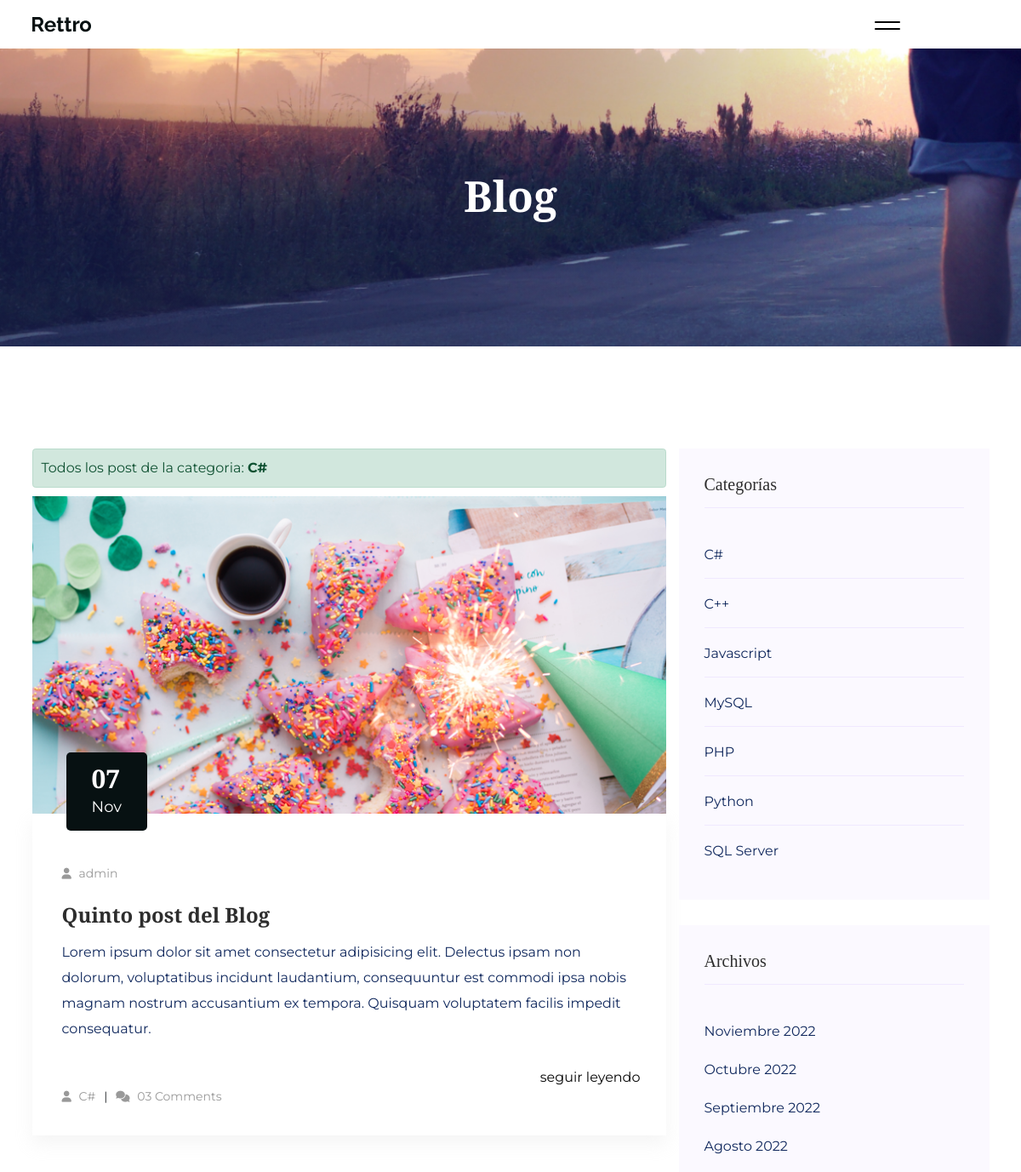
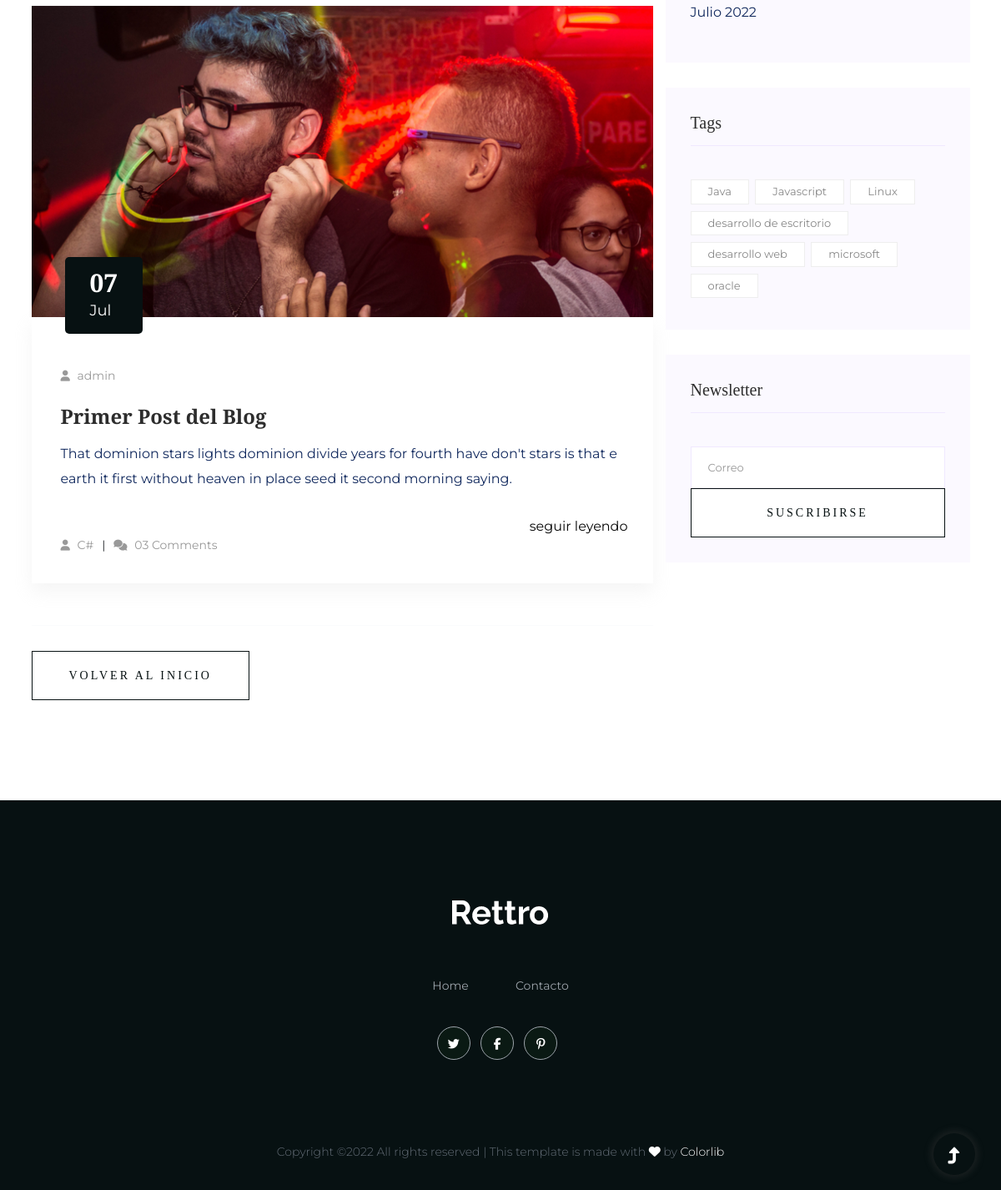
Page /category/2 on the committed database (2 pictures, top to bottom).
### core/models.py (models this page shows, shortened)
class Category(models.Model):
    name = models.CharField(max_length=200, unique=True, verbose_name='Nombre')
    active = models.BooleanField(default=True, verbose_name='Activo')
    created = models.DateTimeField(auto_now_add=True, verbose_name='Fecha de creación')
    updated = models.DateTimeField(auto_now=True, verbose_name='Fecha de modificación')
    class Meta:
        verbose_name= 'Categoria'
        verbose_name_plural = 'Categorias'
        ordering = ['name']
    def __str__(self):
        return self.name

class Post(models.Model):
    title = models.CharField(max_length=250, verbose_name='Titulo')
    excerp = models.TextField(verbose_name='Bajada')
    content = RichTextField(verbose_name='Contenido')
    image = models.ImageField(upload_to='post', null=True, blank=True, verbose_name='Imagen')
    published = models.BooleanField(default=False, verbose_name='Publicado')
    category = models.ForeignKey(Category, on_delete=models.CASCADE,related_name='get_posts',verbose_name='Categoría')
    author = models.ForeignKey(User, on_delete=models.CASCADE,related_name='get_posts', verbose_name='Author')
    tags = models.ManyToManyField(Tag, verbose_name='Etiquetas')
    created = models.DateTimeField(auto_now_add=True, verbose_name='Fecha de creación')
    updated = models.DateTimeField(auto_now=True, verbose_name='Fecha de modificación')
    class Meta:
        verbose_name= 'Publicación'
        verbose_name_plural = 'Publicaciones'
        ordering = ['-created']

class Tag(models.Model):
    name = models.CharField(max_length=200, unique=True, verbose_name='Nombre')
    active = models.BooleanField(default=True, verbose_name='Activo')
    created = models.DateTimeField(auto_now_add=True, verbose_name='Fecha de creación')
    updated = models.DateTimeField(auto_now=True, verbose_name='Fecha de modificación')
    class Meta:
        verbose_name= 'Etiqueta'
        verbose_name_plural = 'Etiquetas'
        ordering = ['name']

class Link(models.Model):
    key = models.CharField(max_length=100, verbose_name='Key Link')
    name = models.CharField(max_length=120, verbose_name='Red Social')
    url = models.URLField(max_length=350, blank=True, null=True, verbose_name='Enlace')
    icon = models.CharField(max_length=100, blank=True, null=True, verbose_name='Icono')
    created = models.DateTimeField(auto_now_add=True, verbose_name='Fecha de creación')
    updated = models.DateTimeField(auto_now=True, verbose_name='Fecha de modificación')
    class Meta:
        verbose_name= 'Red Social'
        verbose_name_plural = 'Redes Sociales'
        ordering = ['name']

### core/views.py (the view)
# urls.py: path('category/<int:category_id>',category, name="category"),
def category(request, category_id):
    title = 'Blog'
    try:
        category = get_object_or_404(Category, id=category_id)
        return render(request,'core/category.html',{
        'title' : title,
        'category': category,
    })
    except:
        return render(request, 'core/404.html')

### core/processors.py (called while the page is built)
def ctx_dic_about(request):
    ctx_about = {}
    ctx_about['ABOUT'] = About.objects.latest('created')
    return ctx_about

def ctx_dic_category(request):
    ctx_category = {}
    ctx_category['categories'] = Category.objects.filter(active=True)
    return ctx_category

def ctx_dic_tag(request):
    ctx_tags = {}
    ctx_tags['tag'] = Tag.objects.filter(active=True)
    return ctx_tags

def ctx_dic_link(request):
    ctx_link = {}
    links = Link.objects.all()
    for link in links:
        ctx_link[link.key] = {'url':link.url,'icon':link.icon}
    return ctx_link

def ctx_dic_history(request):
    ctx_history = {}
    ctx_history['dates'] = Post.objects.dates('created', 'month', order='DESC').distinct()
    return ctx_history

### templates/core/category.html (shortened to what this page needs)
{% extends 'layouts/core/base.html' %}
{% load static %}
{% block content %}
                <div class="col-lg-8 mb-5 mb-lg-0">
                    <div class="alert alert-success" role="alert">
                        Todos los post de la categoria: <strong>{{ category }}</strong>
                    </div>
                    <div class="blog_left_sidebar">
                        {% for p in category.get_posts.all %}
                        <article class="blog_item">
                            <div class="blog_item_img">
                                <img class="card-img rounded-0" src="{{ p.image.url }}" alt="">
                                <a href="#" class="blog_item_date">
                                    <h3>{{p.created|date:"d"}}</h3>
                                    <p>{{p.created|date:"M"}}</p>
                                </a>
                            </div>
                            <div class="blog_details">
                                <ul class="blog-info-link">
                                    <li><a href="{% url 'author' p.author.id %}"><i class="fa fa-user"></i> {{ p.author }}</a></li>
                                </ul>
                                <br>
                                <a class="d-inline-block" href="{% url 'detail' p.id %}">
                                    <h2 class="blog-head" style="color: #2d2d2d;">{{p.title}}</h2>
                                </a>
                                <p>{{ p.excerp }}</p>
                                <div class="desc">
                                    <div class="d-flex justify-content-between">
                                        <div class="reply-btn">
                                            <a href="#" class="btn-reply">seguir leyendo</a>
                                        </div>
                                    </div>
                                </div>
                                <ul class="blog-info-link">
                                    <li><a href="{% url 'category' p.category.id %}"><i class="fa fa-user"></i> {{ p.category }}</a></li>
                                    <li><a href="#"><i class="fa fa-comments"></i> 03 Comments</a></li>
                                </ul>
                            </div>
                        </article>
                        {% empty %}
                        <div class="alert alert-danger" role="alert">
                            No hay post para la categoria: <strong>{{ category }}</strong>
                        </div>
                        {% endfor %}
                        <hr>
                        <div class="desc">
                            <div class="d-flex justify-content-between">
                                <div class="d-flex align-items-center">
                                    <input type="button" class="button primary-bg text-white w-100 btn_1 boxed-btn" value="Volver al Inicio" onclick=" relocate_home()">
                                </div>
                            </div>
                        </div>
                    </div>
                </div>
{% endblock %}

### templates/layouts/core/base.html (shortened to what this page needs)
{% load static %}
<!DOCTYPE html>
<html lang="en" class="no-js" lang="zxx">
<head>
    <link href="https://maxcdn.bootstrapcdn.com/font-awesome/latest/css/font-awesome.min.css" rel="stylesheet"/>
    <link rel="stylesheet" href="{% static 'css/bootstrap.min.css' %}">
    <link rel="stylesheet" href="{% static 'css/owl.carousel.min.css' %}">
    <link rel="stylesheet" href="{% static 'css/slicknav.css' %}">
    <link rel="stylesheet" href="{% static 'css/flaticon.css' %}">
    <link rel="stylesheet" href="{% static 'css/hamburgers.min.css' %}">
    <link rel="stylesheet" href="{% static 'css/progressbar_barfiller.css' %}">
    <link rel="stylesheet" href="{% static 'css/gijgo.css' %}">
    <link rel="stylesheet" href="{% static 'css/animate.min.css' %}">
    <link rel="stylesheet" href="{% static 'css/animated-headline.css' %}">
    <link rel="stylesheet" href="{% static 'css/magnific-popup.css' %}">
    <link rel="stylesheet" href="{% static 'css/fontawesome-all.min.css' %}">
    <link rel="stylesheet" href="{% static 'css/themify-icons.css' %}">
    <link rel="stylesheet" href="{% static 'css/slick.css' %}">
    <link rel="stylesheet" href="{% static 'css/nice-select.css' %}">
    <link rel="stylesheet" href="{% static 'css/style.css' %}">
</head>
<body>
    <header>
        <div class="header-area">
            <div class="main-header header-sticky">
                <div class="container-fluid">
                    <div class="row align-items-center">
                        <div class="col-xl-2 col-lg-2 col-md-1">
                            <div class="logo">
                                <a href="{% url 'index' %}"><img src="{% static 'img/logo/logo.png' %}" alt=""></a>
                            </div>
                        </div>
                        <div class="col-xl-9 col-lg-10">
                            <div class="main-menu black-menu menu-bg-white d-none d-lg-block">
                                <div class="hamburger hamburger--collapse">
                                    <div class="hamburger-box">
                                        <div class="hamburger-inner"></div>
                                    </div>
                                </div>
                            </div>
                        </div>
                    </div>
                </div>
            </div>
        </div>
    </header>
    <section class="slider-area slider-area2 slider-height2 d-flex align-items-center  hero-overly">
        <div class="container">
            <div class="row justify-content-center">
                <div class="col-xl-8 col-lg-11 col-md-12">
                    <div class="hero__caption hero__caption2 text-center">
                        <h2>{{title}}</h2>
                    </div>
                </div>
            </div>
        </div>
    </section>
    <main>
        <section class="blog_area section-padding">
        <div class="container">
            <div class="row">
                {% block content %}
                {% endblock %}
                <div class="col-lg-4">
                    <div class="blog_right_sidebar">
                        <aside class="single_sidebar_widget post_category_widget">
                            <h4 class="widget_title" style="color: #2d2d2d;">Categorías</h4>
                            <ul class="list cat-list">
                                {% for c in categories %}
                                    <li>
                                        <a href="{% url 'category' c.id %}" class="d-flex">
                                            <p>{{c.name}}</p>
                                        </a>
                                    </li>
                                {% endfor %}
                            </ul>
                        </aside>
                        <aside class="single_sidebar_widget popular_post_widget">
                            <h3 class="widget_title" style="color: #2d2d2d;">Archivos</h3>
                            <ul class="list cat-list">
                                {% for item in dates %}
                                    <li>
                                        {% if item.month == 7 %}<a href="{% url 'dates' item.month item.year %}" class="d-flex"><p>Julio {{ item.year }}</p></a>{% endif %}
                                        {% if item.month == 8 %}<a href="{% url 'dates' item.month item.year %}" class="d-flex"><p>Agosto {{ item.year }}</p></a>{% endif %}
                                        {% if item.month == 9 %}<a href="{% url 'dates' item.month item.year %}" class="d-flex"><p>Septiembre {{ item.year }}</p></a>{% endif %}
                                        {% if item.month == 10 %}<a href="{% url 'dates' item.month item.year %}" class="d-flex"><p>Octubre {{ item.year }}</p></a>{% endif %}
                                        {% if item.month == 11 %}<a href="{% url 'dates' item.month item.year %}" class="d-flex"><p>Noviembre {{ item.year }}</p></a>{% endif %}
                                    </li>
                                {% endfor %}
                            </ul>
                        </aside>
                        <aside class="single_sidebar_widget tag_cloud_widget">
                            <h4 class="widget_title" style="color: #2d2d2d;">Tags</h4>
                            <ul class="list">
                                {% for t in tag %}
                                    <li>
                                        <a href="#">{{ t.name }}</a>
                                    </li>
                                {% endfor %}
                            </ul>
                        </aside>
                        <aside class="single_sidebar_widget newsletter_widget">
                            <h4 class="widget_title" style="color: #2d2d2d;">Newsletter</h4>
                            <form action="{% url 'newsletter' %}" method="POST" id="FormNewsletter">
                                <div class="form-group has-label">
                                    <input type="email" class="form-control" onfocus="this.placeholder = ''"onblur="this.placeholder = 'Correo'" placeholder='Correo' name="email" required="true">
                                </div>
                                <button class="button rounded-0 primary-bg text-white w-100 btn_1 boxed-btn" type="submit">Suscribirse</button>
                            </form>
                        </aside>
                    </div>
                </div>
            </div>
        </div>
        </section>
    </main>
    <footer>
        <div class="footer-wrappper">
            <div class="footer-area footer-padding">
                <div class="container">
                    <div class="row">
                        <div class="col-xl-12">
                            <div class="single-footer-caption mb-50 text-center">
                                <div class="footer-logo mb-25">
                                    <a href="index.html"><img src="{% static 'img/logo/logo2_footer.png' %}" alt=""></a>
                                </div>
                                <div class="main-menu2">
                                    <nav>
                                        <ul>
                                            <li><a href="{% url 'index' %}">Home</a></li>
                                            <li><a href="{% url 'contact' %}">contacto</a></li>
                                        </ul>
                                    </nav>
                                </div>
                                <div class="footer-social">
                                    {% if KEY_TWITTER.url  %}
                                        <a href="{{ KEY_TWITTER.url }}"><i class="{{ KEY_TWITTER.icon }}"></i></a>
                                    {% endif %}
                                    {% if KEY_FACEBOOK.url %}
                                        <a href="{{ KEY_FACEBOOK.url }}"><i class="{{ KEY_FACEBOOK.icon }}"></i></a>
                                    {% endif %}
                                    {% if KEY_PINTEREST.url %}
                                        <a href="{{ KEY_PINTEREST.url }}"><i class="{{ KEY_PINTEREST.icon }}"></i></a>
                                    {% endif %}
                                </div>
                            </div>
                        </div>
                    </div>
                </div>
            </div>
            <div class="footer-bottom-area">
                <div class="container">
                    <div class="footer-border">
                        <div class="row d-flex align-items-center">
                            <div class="col-xl-12 ">
                                <div class="footer-copy-right text-center">
                                <p>
                                    Copyright &copy;<script>document.write(new Date().getFullYear());</script> All rights reserved | This template is made with <i class="fa fa-heart" aria-hidden="true"></i> by <a href="https://colorlib.com" target="_blank">Colorlib</a>
                                    </p>
                                </div>
                            </div>
                        </div>
                    </div>
                </div>
            </div>
        </div>
    </footer>
<div id="back-top" >
    <a title="Go to Top" href="#"> <i class="fas fa-level-up-alt"></i></a>
</div>
</body>
</html>

### rows in the picture
Category: name "C#"
Post: image (picture), created "07", created "Nov", author "admin", title "Quinto post del Blog", excerp "Lorem ipsum dolor sit amet consectetur adipisicing elit. Delectus ipsam non dolorum, voluptatibus incidunt laudantium, consequuntur est commodi ipsa nobis magnam nostrum accusantium ex tempora. Quisquam voluptatem facilis impedit consequatur.", category "C#"
Post: image (picture), created "07", created "Jul", author "admin", title "Primer Post del Blog", excerp "That dominion stars lights dominion divide years for fourth have don't stars is that e earth it first without heaven in place seed it second morning saying.", category "C#"
Category: name "C++"
Category: name "Javascript"
Category: name "MySQL"
Category: name "PHP"
Category: name "Python"
Category: name "SQL Server"
Tag: name "Java"
Tag: name "Javascript"
Tag: name "Linux"
Tag: name "desarrollo de escritorio"
Tag: name "desarrollo web"
Tag: name "microsoft"
Tag: name "oracle"

### other values in the picture
{{ title }} "Blog"
{{ item.year }} "2022"
